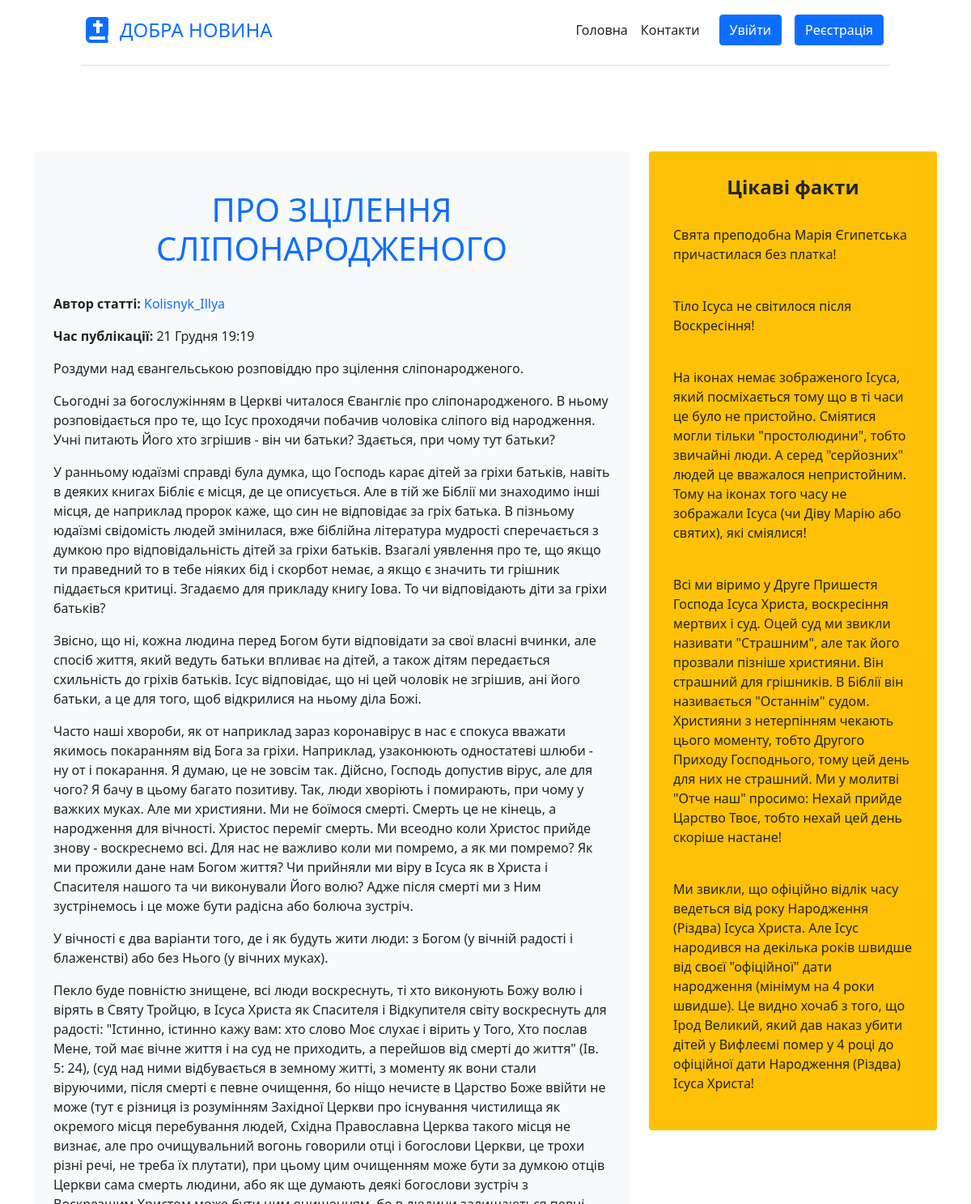
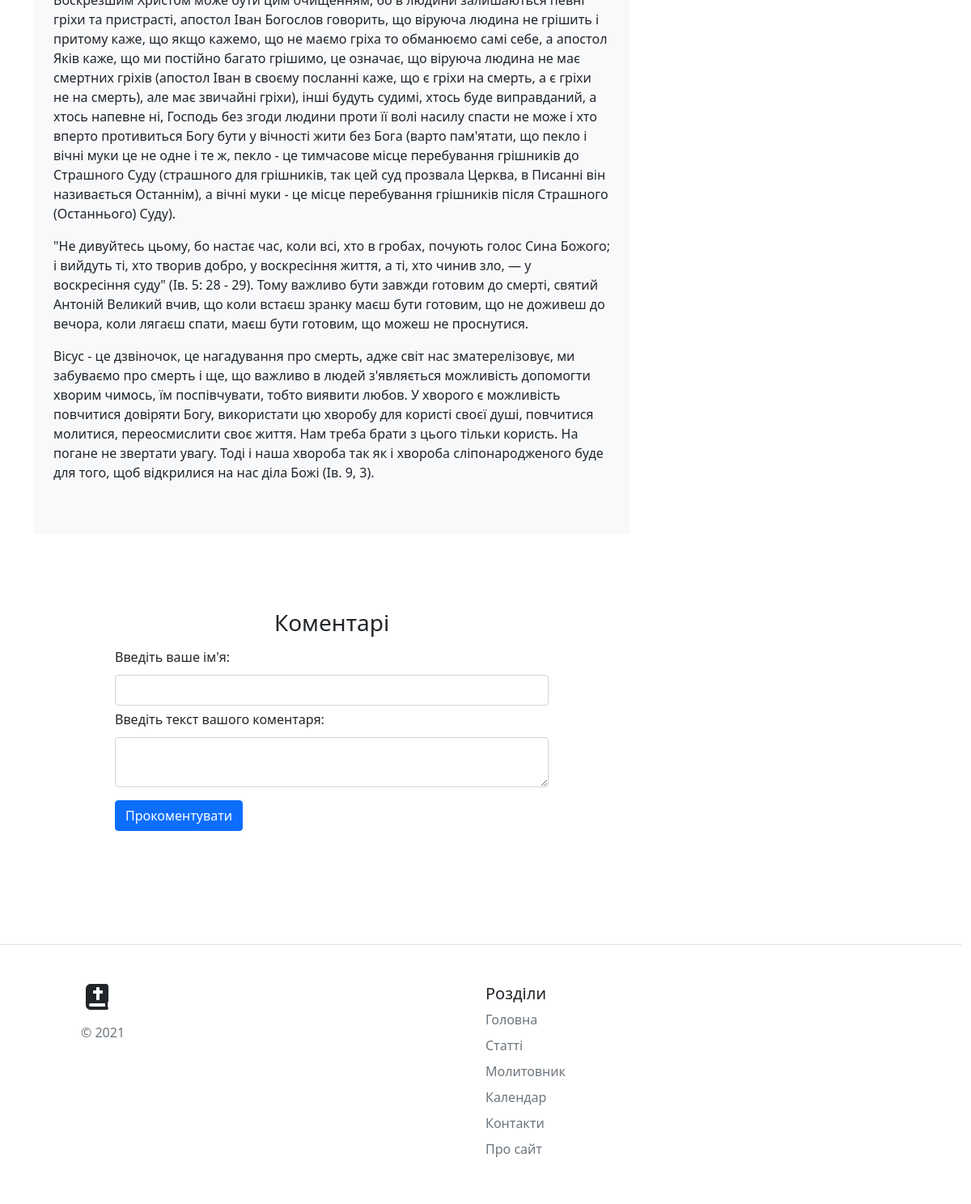
Screenshot of /news.php?id=2 with the database file from the repository (2 pictures, top to bottom).
### tables this page shows
CREATE TABLE `articles` (
  `id` int UNSIGNED NOT NULL,
  `title` varchar(255) NOT NULL,
  `intro` text NOT NULL,
  `text` text NOT NULL,
  `date` int UNSIGNED NOT NULL,
  `avtor` varchar(20) NOT NULL
);

### news.php (the view, shortened to what this page needs)
<!DOCTYPE html>
<html lang="ua">
<head>
    <?php
    require_once 'mysql_connect.php';
    $id = $_GET['id'];
    $sql = "SELECT * FROM `articles` WHERE `id` = :id";
    $query = $pdo->prepare($sql);
    $query->execute(['id' => $id]);
    $article = $query->fetch(PDO::FETCH_OBJ);
    require 'blocks/head.php';
    ?>
</head>
<body>
<?php require 'blocks/header.php'; ?>
<main class="container mt-5">
    <div class="row">
        <div class="col-md-8 core_site">
            <div class="container-fluid py-5 bg-light">
                <h1><?=$article->title?></h1><br>
                <p><b>Автор статті:</b> <span><?=$article->avtor?></p></span>
                <p><?php
                    $date = date('d ', $article->date);
                    $mounth = ["Січня", "Лютого", "Березня", "Квітня", "Травня", "Червня", "Липня", "Серпня", "Вересня", "Жовтня", "Листопада", "Грудня"];
                    $date .= $mounth[date('n', $article->date) - 1];
                    $date .= date(' H:i', $article->date);
                    echo '<b>Час публікації:</b> '.$date;
                ?></p>
                <p><?=$article->intro?></p>
                <p><?=$article->text?></p>
            </div>
            <form action="news.php?id=<?=$_GET['id']?>" method="post" id="commentForm">
                <h3 class="mt-2">Коментарі</h3>
                <label for="username">Введіть ваше ім'я:</label>
                <input type="text" name="username" id="username" class="form-control" value="<?php
                if (isset($_COOKIE['login']))
                    echo $_COOKIE['login'];
                ?>">
                <label for="message">Введіть текст вашого коментаря:</label>
                <textarea name="message" id="message" class="form-control"></textarea>
                <button type="submit" class="btn btn-primary mt-3" id="add_comment">Прокоментувати</button>
            </form>
        </div>
        <?php require 'blocks/aside.php'; ?>
</main>
<?php require 'blocks/footer.php'; ?>
</body>
</html>

### css/style.css (style rules this page uses)
main { margin-left: 0; margin-right: 0; }
label { margin-top: 5px; }
form { padding: 30px 100px 40px; }
.core_site { margin-bottom: 100px; }

### news.php (style rules this page uses)
h1, h3, h4 { text-align: center; }
h1 { color: #0d6efd; }
.container-fluid span { color: #0d6efd; }
label { margin-bottom: 10px; }
form { margin-top: 55px; }

### rows the page displays
articles: title "ПРО ЗЦІЛЕННЯ СЛІПОНАРОДЖЕНОГО", avtor "Kolisnyk_Illya", date "21 Грудня 19:19", intro "Роздуми над євангельською розповіддю про зцілення сліпонародженого.", text "Сьогодні за богослужінням в Церкві читалося Євангліє про сліпонародженого. В ньому розповідається про те, що Ісус проходячи побачив чоловіка сліпого від народження. Учні питають Його хто згрішив - він чи батьки? Здається, при чому тут батьки? У ранньому юдаїзмі справді була думка, що Господь карає дітей за гріхи батьків, навіть в деяких книгах Бібліє є місця, де це описується. Але в тій же Біблії ми знаходимо інші місця, де наприклад пророк каже, що син не відповідає за гріх батька. В пізньому юдаїзмі свідомість людей змінилася, вже біблійна література мудрості сперечається з думкою про відповідальність дітей за гріхи батьків. Взагалі уявлення про те, що якщо ти праведний то в тебе ніяких…"
